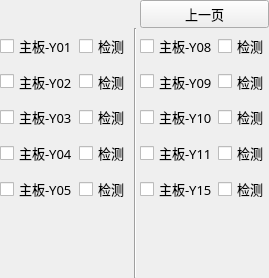
        <widget class="QWidget" name="page">
         <layout class="QGridLayout" name="gridLayout_4">
          <property name="margin">
           <number>0</number>
          </property>
          <property name="spacing">
           <number>0</number>
          </property>
          <item row="2" column="6">
           <widget class="xCheckBox" name="checkBoxcheckM09">
            <property name="sizePolicy">
             <sizepolicy hsizetype="Preferred" vsizetype="Minimum">
              <horstretch>0</horstretch>
              <verstretch>0</verstretch>
             </sizepolicy>
            </property>
            <property name="minimumSize">
             <size>
              <width>50</width>
              <height>25</height>
             </size>
            </property>
            <property name="maximumSize">
             <size>
              <width>120</width>
              <height>50</height>
             </size>
            </property>
            <property name="font">
             <font>
              <family>微软雅黑</family>
              <pointsize>10</pointsize>
              <weight>50</weight>
              <italic>false</italic>
              <bold>false</bold>
             </font>
            </property>
            <property name="focusPolicy">
             <enum>Qt::NoFocus</enum>
            </property>
            <property name="text">
             <string>检测</string>
            </property>
            <property name="iconSize">
             <size>
              <width>32</width>
              <height>32</height>
             </size>
            </property>
           </widget>
          </item>
          <item row="1" column="3" rowspan="7">
           <widget class="Line" name="line">
            <property name="minimumSize">
             <size>
              <width>10</width>
              <height>250</height>
             </size>
            </property>
            <property name="orientation">
             <enum>Qt::Vertical</enum>
            </property>
           </widget>
          </item>
          <item row="1" column="2">
           <widget class="xCheckBox" name="checkBoxcheckM01">
            <property name="sizePolicy">
             <sizepolicy hsizetype="Preferred" vsizetype="Minimum">
              <horstretch>0</horstretch>
              <verstretch>0</verstretch>
             </sizepolicy>
            </property>
            <property name="minimumSize">
             <size>
              <width>50</width>
              <height>25</height>
             </size>
            </property>
            <property name="maximumSize">
             <size>
              <width>120</width>
              <height>50</height>
             </size>
            </property>
            <property name="font">
             <font>
              <family>微软雅黑</family>
              <pointsize>10</pointsize>
              <weight>50</weight>
              <italic>false</italic>
              <bold>false</bold>
             </font>
            </property>
            <property name="focusPolicy">
             <enum>Qt::NoFocus</enum>
            </property>
            <property name="text">
             <string>检测</string>
            </property>
            <property name="iconSize">
             <size>
              <width>32</width>
              <height>32</height>
             </size>
            </property>
           </widget>
          </item>
          <item row="0" column="4" colspan="3">
           <widget class="QPushButton" name="BtnPrev_2">
            <property name="sizePolicy">
             <sizepolicy hsizetype="Preferred" vsizetype="Fixed">
              <horstretch>0</horstretch>
              <verstretch>0</verstretch>
             </sizepolicy>
            </property>
            <property name="minimumSize">
             <size>
              <width>75</width>
              <height>25</height>
             </size>
            </property>
            <property name="maximumSize">
             <size>
              <width>16777215</width>
              <height>16777215</height>
             </size>
            </property>
            <property name="font">
             <font>
              <family>微软雅黑</family>
              <pointsize>10</pointsize>
              <weight>50</weight>
              <bold>false</bold>
             </font>
            </property>
            <property name="text">
             <string>上一页</string>
            </property>
           </widget>
          </item>
          <item row="2" column="2">
           <widget class="xCheckBox" name="checkBoxcheckM02">
            <property name="sizePolicy">
             <sizepolicy hsizetype="Preferred" vsizetype="Minimum">
              <horstretch>0</horstretch>
              <verstretch>0</verstretch>
             </sizepolicy>
            </property>
            <property name="minimumSize">
             <size>
              <width>50</width>
              <height>25</height>
             </size>
            </property>
            <property name="maximumSize">
             <size>
              <width>120</width>
              <height>50</height>
             </size>
            </property>
            <property name="font">
             <font>
              <family>微软雅黑</family>
              <pointsize>10</pointsize>
              <weight>50</weight>
              <italic>false</italic>
              <bold>false</bold>
             </font>
            </property>
            <property name="focusPolicy">
             <enum>Qt::NoFocus</enum>
            </property>
            <property name="text">
             <string>检测</string>
            </property>
            <property name="iconSize">
             <size>
              <width>32</width>
              <height>32</height>
             </size>
            </property>
           </widget>
          </item>
          <item row="2" column="4" colspan="2">
           <widget class="xCheckBox" name="checkBoxMain09">
            <property name="sizePolicy">
             <sizepolicy hsizetype="Expanding" vsizetype="Minimum">
              <horstretch>0</horstretch>
              <verstretch>0</verstretch>
             </sizepolicy>
            </property>
            <property name="minimumSize">
             <size>
              <width>50</width>
              <height>25</height>
             </size>
            </property>
            <property name="maximumSize">
             <size>
              <width>16777215</width>
              <height>50</height>
             </size>
            </property>
            <property name="font">
             <font>
              <family>微软雅黑</family>
              <pointsize>10</pointsize>
              <weight>50</weight>
              <italic>false</italic>
              <bold>false</bold>
             </font>
            </property>
            <property name="focusPolicy">
             <enum>Qt::NoFocus</enum>
            </property>
            <property name="text">
             <string>主板-Y09</string>
            </property>
            <property name="iconSize">
             <size>
              <width>32</width>
              <height>32</height>
             </size>
            </property>
           </widget>
          </item>
          <item row="1" column="0" colspan="2">
           <widget class="xCheckBox" name="checkBoxMain01">
            <property name="sizePolicy">
             <sizepolicy hsizetype="Expanding" vsizetype="Minimum">
              <horstretch>0</horstretch>
              <verstretch>0</verstretch>
             </sizepolicy>
            </property>
            <property name="minimumSize">
             <size>
              <width>50</width>
              <height>25</height>
             </size>
            </property>
            <property name="maximumSize">
             <size>
              <width>16777215</width>
              <height>50</height>
             </size>
            </property>
            <property name="font">
             <font>
              <family>微软雅黑</family>
              <pointsize>10</pointsize>
              <weight>50</weight>
              <italic>false</italic>
              <bold>false</bold>
             </font>
            </property>
            <property name="focusPolicy">
             <enum>Qt::NoFocus</enum>
            </property>
            <property name="text">
             <string>主板-Y01</string>
            </property>
            <property name="iconSize">
             <size>
              <width>32</width>
              <height>32</height>
             </size>
            </property>
           </widget>
          </item>
          <item row="2" column="0" colspan="2">
           <widget class="xCheckBox" name="checkBoxMain02">
            <property name="sizePolicy">
             <sizepolicy hsizetype="Expanding" vsizetype="Minimum">
              <horstretch>0</horstretch>
              <verstretch>0</verstretch>
             </sizepolicy>
            </property>
            <property name="minimumSize">
             <size>
              <width>50</width>
              <height>25</height>
             </size>
            </property>
            <property name="maximumSize">
             <size>
              <width>16777215</width>
              <height>50</height>
             </size>
            </property>
            <property name="font">
             <font>
              <family>微软雅黑</family>
              <pointsize>10</pointsize>
              <weight>50</weight>
              <italic>false</italic>
              <bold>false</bold>
             </font>
            </property>
            <property name="focusPolicy">
             <enum>Qt::NoFocus</enum>
            </property>
            <property name="text">
             <string>主板-Y02</string>
            </property>
            <property name="iconSize">
             <size>
              <width>32</width>
              <height>32</height>
             </size>
            </property>
           </widget>
          </item>
          <item row="1" column="4" colspan="2">
           <widget class="xCheckBox" name="checkBoxMain08">
            <property name="sizePolicy">
             <sizepolicy hsizetype="Expanding" vsizetype="Minimum">
              <horstretch>0</horstretch>
              <verstretch>0</verstretch>
             </sizepolicy>
            </property>
            <property name="minimumSize">
             <size>
              <width>50</width>
              <height>25</height>
             </size>
            </property>
            <property name="maximumSize">
             <size>
              <width>16777215</width>
              <height>50</height>
             </size>
            </property>
            <property name="font">
             <font>
              <family>微软雅黑</family>
              <pointsize>10</pointsize>
              <weight>50</weight>
              <italic>false</italic>
              <bold>false</bold>
             </font>
            </property>
            <property name="focusPolicy">
             <enum>Qt::NoFocus</enum>
            </property>
            <property name="text">
             <string>主板-Y08</string>
            </property>
            <property name="iconSize">
             <size>
              <width>32</width>
              <height>32</height>
             </size>
            </property>
           </widget>
          </item>
          <item row="1" column="6">
           <widget class="xCheckBox" name="checkBoxcheckM08">
            <property name="sizePolicy">
             <sizepolicy hsizetype="Preferred" vsizetype="Minimum">
              <horstretch>0</horstretch>
              <verstretch>0</verstretch>
             </sizepolicy>
            </property>
            <property name="minimumSize">
             <size>
              <width>50</width>
              <height>25</height>
             </size>
            </property>
            <property name="maximumSize">
             <size>
              <width>120</width>
              <height>50</height>
             </size>
            </property>
            <property name="font">
             <font>
              <family>微软雅黑</family>
              <pointsize>10</pointsize>
              <weight>50</weight>
              <italic>false</italic>
              <bold>false</bold>
             </font>
            </property>
            <property name="focusPolicy">
             <enum>Qt::NoFocus</enum>
            </property>
            <property name="text">
             <string>检测</string>
            </property>
            <property name="iconSize">
             <size>
              <width>32</width>
              <height>32</height>
             </size>
            </property>
           </widget>
          </item>
          <item row="3" column="1">
           <widget class="xCheckBox" name="checkBoxMain03">
            <property name="sizePolicy">
             <sizepolicy hsizetype="Expanding" vsizetype="Minimum">
              <horstretch>0</horstretch>
              <verstretch>0</verstretch>
             </sizepolicy>
            </property>
            <property name="minimumSize">
             <size>
              <width>50</width>
              <height>25</height>
             </size>
            </property>
            <property name="maximumSize">
             <size>
              <width>16777215</width>
              <height>50</height>
             </size>
            </property>
            <property name="font">
             <font>
              <family>微软雅黑</family>
              <pointsize>10</pointsize>
              <weight>50</weight>
              <italic>false</italic>
              <bold>false</bold>
             </font>
            </property>
            <property name="focusPolicy">
             <enum>Qt::NoFocus</enum>
            </property>
            <property name="text">
             <string>主板-Y03</string>
            </property>
            <property name="iconSize">
             <size>
              <width>32</width>
              <height>32</height>
             </size>
            </property>
           </widget>
          </item>
          <item row="3" column="2">
           <widget class="xCheckBox" name="checkBoxcheckM03">
            <property name="sizePolicy">
             <sizepolicy hsizetype="Preferred" vsizetype="Minimum">
              <horstretch>0</horstretch>
              <verstretch>0</verstretch>
             </sizepolicy>
            </property>
            <property name="minimumSize">
             <size>
              <width>50</width>
              <height>25</height>
             </size>
            </property>
            <property name="maximumSize">
             <size>
              <width>120</width>
              <height>50</height>
             </size>
            </property>
            <property name="font">
             <font>
              <family>微软雅黑</family>
              <pointsize>10</pointsize>
              <weight>50</weight>
              <italic>false</italic>
              <bold>false</bold>
             </font>
            </property>
            <property name="focusPolicy">
             <enum>Qt::NoFocus</enum>
            </property>
            <property name="text">
             <string>检测</string>
            </property>
            <property name="iconSize">
             <size>
              <width>32</width>
              <height>32</height>
             </size>
            </property>
           </widget>
          </item>
          <item row="4" column="1">
           <widget class="xCheckBox" name="checkBoxMain04">
            <property name="sizePolicy">
             <sizepolicy hsizetype="Expanding" vsizetype="Minimum">
              <horstretch>0</horstretch>
              <verstretch>0</verstretch>
             </sizepolicy>
            </property>
            <property name="minimumSize">
             <size>
              <width>50</width>
              <height>25</height>
             </size>
            </property>
            <property name="maximumSize">
             <size>
              <width>16777215</width>
              <height>50</height>
             </size>
            </property>
            <property name="font">
             <font>
              <family>微软雅黑</family>
              <pointsize>10</pointsize>
              <weight>50</weight>
              <italic>false</italic>
              <bold>false</bold>
             </font>
            </property>
            <property name="focusPolicy">
             <enum>Qt::NoFocus</enum>
            </property>
            <property name="text">
             <string>主板-Y04</string>
            </property>
            <property name="iconSize">
             <size>
              <width>32</width>
              <height>32</height>
             </size>
            </property>
           </widget>
          </item>
          <item row="4" column="2">
           <widget class="xCheckBox" name="checkBoxcheckM04">
            <property name="sizePolicy">
             <sizepolicy hsizetype="Preferred" vsizetype="Minimum">
              <horstretch>0</horstretch>
              <verstretch>0</verstretch>
             </sizepolicy>
            </property>
            <property name="minimumSize">
             <size>
              <width>50</width>
              <height>25</height>
             </size>
            </property>
            <property name="maximumSize">
             <size>
              <width>120</width>
              <height>50</height>
             </size>
            </property>
            <property name="font">
             <font>
              <family>微软雅黑</family>
              <pointsize>10</pointsize>
              <weight>50</weight>
              <italic>false</italic>
              <bold>false</bold>
             </font>
            </property>
            <property name="focusPolicy">
             <enum>Qt::NoFocus</enum>
            </property>
            <property name="text">
             <string>检测</string>
            </property>
            <property name="iconSize">
             <size>
              <width>32</width>
              <height>32</height>
             </size>
            </property>
           </widget>
          </item>
          <item row="5" column="1">
           <widget class="xCheckBox" name="checkBoxMain05">
            <property name="sizePolicy">
             <sizepolicy hsizetype="Expanding" vsizetype="Minimum">
              <horstretch>0</horstretch>
              <verstretch>0</verstretch>
             </sizepolicy>
            </property>
            <property name="minimumSize">
             <size>
              <width>50</width>
              <height>25</height>
             </size>
            </property>
            <property name="maximumSize">
             <size>
              <width>16777215</width>
              <height>50</height>
             </size>
            </property>
            <property name="font">
             <font>
              <family>微软雅黑</family>
              <pointsize>10</pointsize>
              <weight>50</weight>
              <italic>false</italic>
              <bold>false</bold>
             </font>
            </property>
            <property name="focusPolicy">
             <enum>Qt::NoFocus</enum>
            </property>
            <property name="text">
             <string>主板-Y05</string>
            </property>
            <property name="iconSize">
             <size>
              <width>32</width>
              <height>32</height>
             </size>
            </property>
           </widget>
          </item>
          <item row="5" column="2">
           <widget class="xCheckBox" name="checkBoxcheckM05">
            <property name="sizePolicy">
             <sizepolicy hsizetype="Preferred" vsizetype="Minimum">
              <horstretch>0</horstretch>
              <verstretch>0</verstretch>
             </sizepolicy>
            </property>
            <property name="minimumSize">
             <size>
              <width>50</width>
              <height>25</height>
             </size>
            </property>
            <property name="maximumSize">
             <size>
              <width>120</width>
              <height>50</height>
             </size>
            </property>
            <property name="font">
             <font>
              <family>微软雅黑</family>
              <pointsize>10</pointsize>
              <weight>50</weight>
              <italic>false</italic>
              <bold>false</bold>
             </font>
            </property>
            <property name="focusPolicy">
             <enum>Qt::NoFocus</enum>
            </property>
            <property name="text">
             <string>检测</string>
            </property>
            <property name="iconSize">
             <size>
              <width>32</width>
              <height>32</height>
             </size>
            </property>
           </widget>
          </item>
          <item row="3" column="4">
           <widget class="xCheckBox" name="checkBoxMain10">
            <property name="sizePolicy">
             <sizepolicy hsizetype="Expanding" vsizetype="Minimum">
              <horstretch>0</horstretch>
              <verstretch>0</verstretch>
             </sizepolicy>
            </property>
            <property name="minimumSize">
             <size>
              <width>50</width>
              <height>25</height>
             </size>
            </property>
            <property name="maximumSize">
             <size>
              <width>16777215</width>
              <height>50</height>
             </size>
            </property>
            <property name="font">
             <font>
              <family>微软雅黑</family>
              <pointsize>10</pointsize>
              <weight>50</weight>
              <italic>false</italic>
              <bold>false</bold>
             </font>
            </property>
            <property name="focusPolicy">
             <enum>Qt::NoFocus</enum>
            </property>
            <property name="text">
             <string>主板-Y10</string>
            </property>
            <property name="iconSize">
             <size>
              <width>32</width>
              <height>32</height>
             </size>
            </property>
           </widget>
          </item>
          <item row="3" column="6">
           <widget class="xCheckBox" name="checkBoxcheckM10">
            <property name="sizePolicy">
             <sizepolicy hsizetype="Preferred" vsizetype="Minimum">
              <horstretch>0</horstretch>
              <verstretch>0</verstretch>
             </sizepolicy>
            </property>
            <property name="minimumSize">
             <size>
              <width>50</width>
              <height>25</height>
             </size>
            </property>
            <property name="maximumSize">
             <size>
              <width>120</width>
              <height>50</height>
             </size>
            </property>
            <property name="font">
             <font>
              <family>微软雅黑</family>
              <pointsize>10</pointsize>
              <weight>50</weight>
              <italic>false</italic>
              <bold>false</bold>
             </font>
            </property>
            <property name="focusPolicy">
             <enum>Qt::NoFocus</enum>
            </property>
            <property name="text">
             <string>检测</string>
            </property>
            <property name="iconSize">
             <size>
              <width>32</width>
              <height>32</height>
             </size>
            </property>
           </widget>
          </item>
          <item row="4" column="4">
           <widget class="xCheckBox" name="checkBoxMain11">
            <property name="sizePolicy">
             <sizepolicy hsizetype="Expanding" vsizetype="Minimum">
              <horstretch>0</horstretch>
              <verstretch>0</verstretch>
             </sizepolicy>
            </property>
            <property name="minimumSize">
             <size>
              <width>50</width>
              <height>25</height>
             </size>
            </property>
            <property name="maximumSize">
             <size>
              <width>16777215</width>
              <height>50</height>
             </size>
            </property>
            <property name="font">
             <font>
              <family>微软雅黑</family>
              <pointsize>10</pointsize>
              <weight>50</weight>
              <italic>false</italic>
              <bold>false</bold>
             </font>
            </property>
            <property name="focusPolicy">
             <enum>Qt::NoFocus</enum>
            </property>
            <property name="text">
             <string>主板-Y11</string>
            </property>
            <property name="iconSize">
             <size>
              <width>32</width>
              <height>32</height>
             </size>
            </property>
           </widget>
          </item>
          <item row="4" column="6">
           <widget class="xCheckBox" name="checkBoxcheckM11">
            <property name="sizePolicy">
             <sizepolicy hsizetype="Preferred" vsizetype="Minimum">
              <horstretch>0</horstretch>
              <verstretch>0</verstretch>
             </sizepolicy>
            </property>
            <property name="minimumSize">
             <size>
              <width>50</width>
              <height>25</height>
             </size>
            </property>
            <property name="maximumSize">
             <size>
              <width>120</width>
              <height>50</height>
             </size>
            </property>
            <property name="font">
             <font>
              <family>微软雅黑</family>
              <pointsize>10</pointsize>
              <weight>50</weight>
              <italic>false</italic>
              <bold>false</bold>
             </font>
            </property>
            <property name="focusPolicy">
             <enum>Qt::NoFocus</enum>
            </property>
            <property name="text">
             <string>检测</string>
            </property>
            <property name="iconSize">
             <size>
              <width>32</width>
              <height>32</height>
             </size>
            </property>
           </widget>
          </item>
          <item row="5" column="4">
           <widget class="xCheckBox" name="checkBoxMain15">
            <property name="sizePolicy">
             <sizepolicy hsizetype="Expanding" vsizetype="Minimum">
              <horstretch>0</horstretch>
              <verstretch>0</verstretch>
             </sizepolicy>
            </property>
            <property name="minimumSize">
             <size>
              <width>50</width>
              <height>25</height>
             </size>
            </property>
            <property name="maximumSize">
             <size>
              <width>16777215</width>
              <height>50</height>
             </size>
            </property>
            <property name="font">
             <font>
              <family>微软雅黑</family>
              <pointsize>10</pointsize>
              <weight>50</weight>
              <italic>false</italic>
              <bold>false</bold>
             </font>
            </property>
            <property name="focusPolicy">
             <enum>Qt::NoFocus</enum>
            </property>
            <property name="text">
             <string>主板-Y15</string>
            </property>
            <property name="iconSize">
             <size>
              <width>32</width>
              <height>32</height>
             </size>
            </property>
           </widget>
          </item>
          <item row="5" column="6">
           <widget class="xCheckBox" name="checkBoxcheckM15">
            <property name="sizePolicy">
             <sizepolicy hsizetype="Preferred" vsizetype="Minimum">
              <horstretch>0</horstretch>
              <verstretch>0</verstretch>
             </sizepolicy>
            </property>
            <property name="minimumSize">
             <size>
              <width>50</width>
              <height>25</height>
             </size>
            </property>
            <property name="maximumSize">
             <size>
              <width>120</width>
              <height>50</height>
             </size>
            </property>
            <property name="font">
             <font>
              <family>微软雅黑</family>
              <pointsize>10</pointsize>
              <weight>50</weight>
              <italic>false</italic>
              <bold>false</bold>
             </font>
            </property>
            <property name="focusPolicy">
             <enum>Qt::NoFocus</enum>
            </property>
            <property name="text">
             <string>检测</string>
            </property>
            <property name="iconSize">
             <size>
              <width>32</width>
              <height>32</height>
             </size>
            </property>
           </widget>
          </item>
         </layout>
        </widget>
